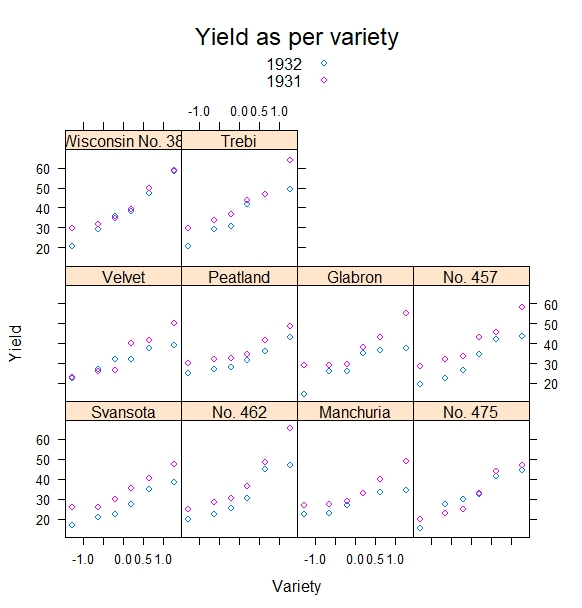

Write the R code that produced this figure.
library(lattice)
library(latticeExtra)
head(barley)



qqmath( ~ yield | variety, groups = year, data=barley, 
        auto.key = list(title ="Yield as per variety",cex=1.0),
        xlab = "Variety" , ylab = "Yield"
        )

#bwplot( variety ~ yield| site, groups = year, data=barley)
